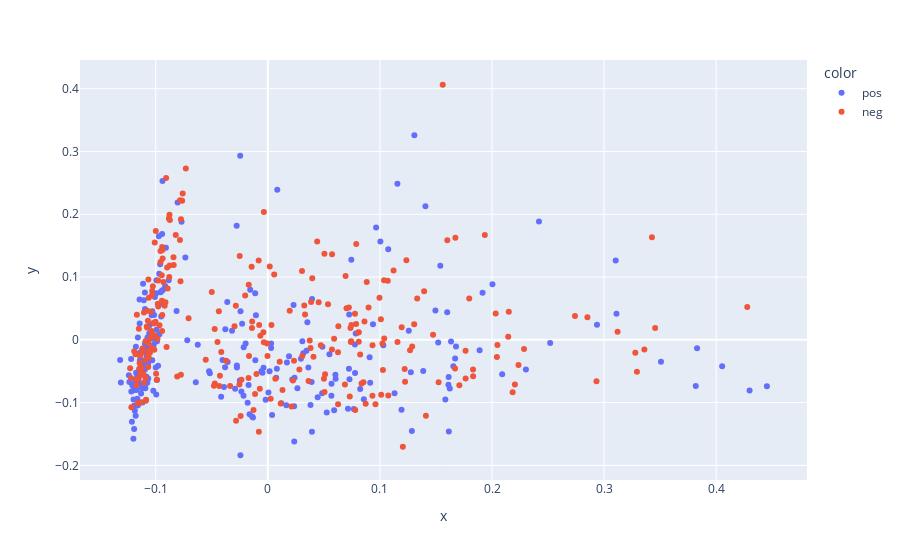

Notebook cell for this chart:
### Code cell
import plotly.express as px

px.scatter(x=pca_result[:, 0], y=pca_result[:, 1], color=mini_df['label'])

### Figure 1 — Plotly figure (JSON) as saved in the notebook; plotly's stock layout.template omitted (floating-point values rounded to 4 significant figures; data arrays with more than 128 entries replaced by an {"elided": "..."} marker saying what was removed)
{"data": [{"hovertemplate": "color=pos<br>x=%{x}<br>y=%{y}<extra></extra>", "legendgroup": "pos", "marker": {"color": "#636efa", "symbol": "circle"}, "mode": "markers", "name": "pos", "orientation": "v", "showlegend": true, "type": "scatter", "x": {"elided": "243 float values"}, "xaxis": "x", "y": {"elided": "243 float values"}, "yaxis": "y"}, {"hovertemplate": "color=neg<br>x=%{x}<br>y=%{y}<extra></extra>", "legendgroup": "neg", "marker": {"color": "#EF553B", "symbol": "circle"}, "mode": "markers", "name": "neg", "orientation": "v", "showlegend": true, "type": "scatter", "x": {"elided": "257 float values"}, "xaxis": "x", "y": {"elided": "257 float values"}, "yaxis": "y"}], "layout": {"legend": {"title": {"text": "color"}, "tracegroupgap": 0}, "margin": {"t": 60}, "xaxis": {"anchor": "y", "domain": [0, 1], "title": {"text": "x"}}, "yaxis": {"anchor": "x", "domain": [0, 1], "title": {"text": "y"}}}}
